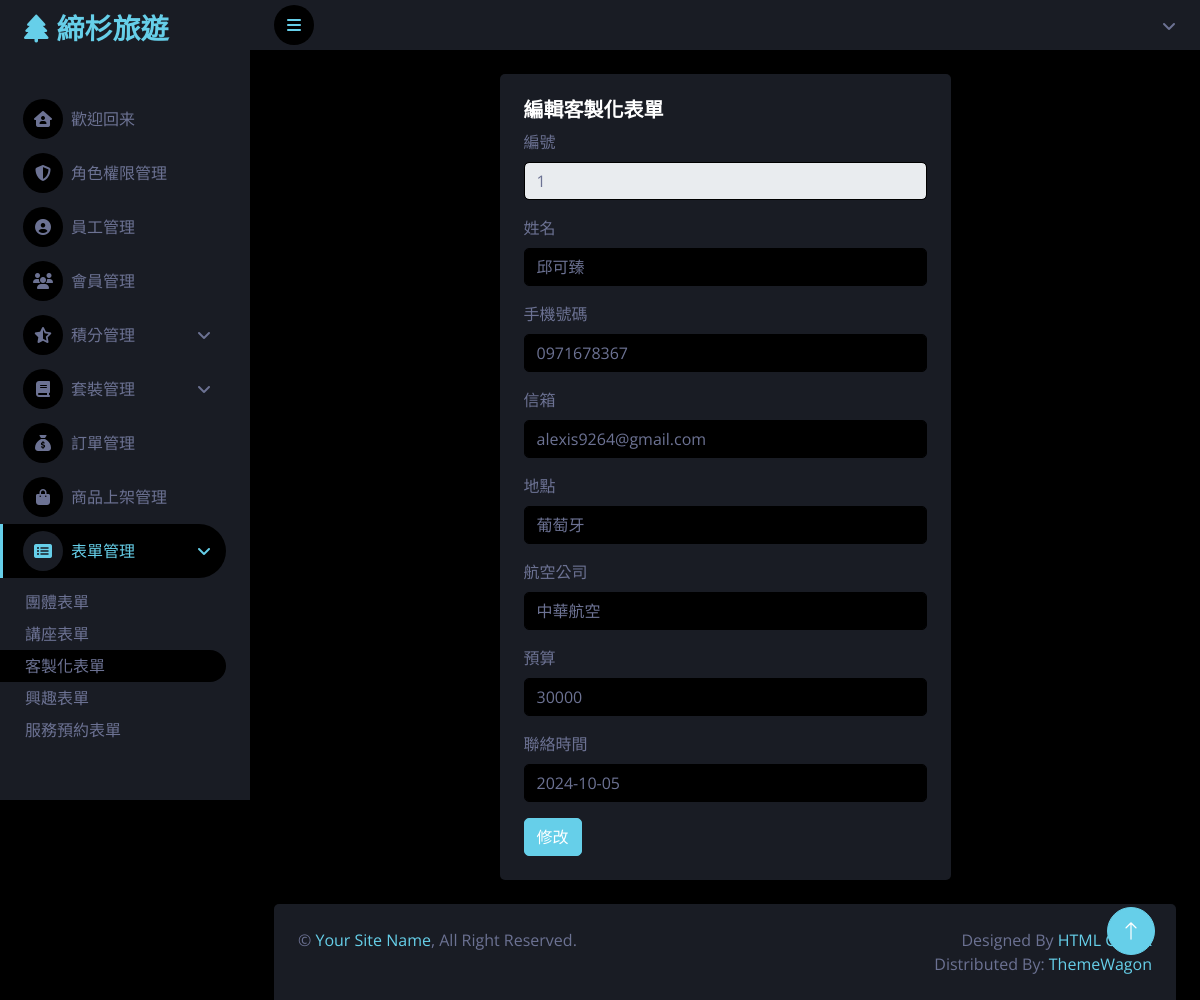
Screenshot of /customization_form/customization_edit.php?sid=1 with the database file from the repository.
### tables this page shows
CREATE TABLE `customization_list` (
  `sid` int(4) NOT NULL COMMENT '起頭編號',
  `name` varchar(4) NOT NULL COMMENT '姓名',
  `mobile` varchar(15) NOT NULL COMMENT '電話',
  `email` varchar(30) NOT NULL COMMENT '信箱',
  `place` varchar(100) NOT NULL COMMENT '地點',
  `transportation` varchar(20) NOT NULL COMMENT '交通方式',
  `budget` int(7) NOT NULL COMMENT '預算',
  `calltime` date NOT NULL COMMENT '聯絡時間'
);

### customization_form/customization_edit.php (the view, shortened to what this page needs)
<?php
require '../parts/form_pdo-connect.php';
$sid = isset($_GET['sid']) ? intval($_GET['sid']) : 0;
$r = $pdo->query("SELECT * FROM customization_list WHERE sid=$sid")->fetch();
?>
<?php include '../parts/html-head.php' ?>
<?php include '../parts/spinner.php' ?>
<?php include '../parts/slidebar.php' ?>
<?php include '../parts/navbar.php' ?>
<div class="container">
    <div class="row justify-content-center">
        <div class="col-6">
            <div class="mt-4">
                <div class="card-body bg-secondary rounded h-100 p-4">
                    <h5 class="card-title">編輯客製化表單</h5>
                    <form name="form1" onsubmit="sendData(event)">
                        <div class="mb-3">
                            <label for="name" class="form-label">編號</label>
                            <input type="text" class="form-control" value="<?= $r['sid'] ?>" disabled>
                        </div>
                        <div class="mb-3">
                            <label for="name" class="form-label">姓名</label>
                            <input type="text" class="form-control" id="name" name="name" value="<?= $r['name'] ?>">
                        </div>
                        <div class="mb-3">
                            <label for="mobile" class="form-label">手機號碼</label>
                            <input type="text" class="form-control" id="mobile" name="mobile" value="<?= $r['mobile'] ?>">
                        </div>
                        <div class="mb-3">
                            <label for="email" class="form-label">信箱</label>
                            <input type="text" class="form-control" id="email" name="email" value="<?= $r['email'] ?>">
                        </div>
                        <div class="mb-3">
                            <label for="place" class="form-label">地點</label>
                            <input type="text" class="form-control" id="place" name="place" value="<?= $r['place'] ?>">
                        </div>
                        <div class="mb-3">
                            <label for="transportation" class="form-label">航空公司</label>
                            <input type="text" class="form-control" id="transportation" name="transportation" value="<?= $r['transportation'] ?>">
                        </div>
                        <div class="mb-3">
                            <label for="budget" class="form-label">預算</label>
                            <input type="text" class="form-control" id="budget" name="budget" value="<?= $r['budget'] ?>">
                        </div>
                        <div class="mb-3">
                            <label for="calltime" class="form-label">聯絡時間</label>
                            <input type="text" class="form-control" id="calltime" name="calltime" value="<?= $r['calltime'] ?>">
                        </div>
                        <button type="submit" class="btn btn-primary">修改</button>
                    </form>
                </div>
            </div>
        </div>
    </div>
</div>
<?php include '../parts/footer.php' ?>
<?php include '../parts/html-foot.php' ?>

### css/style.css (style rules this page uses)
:root { --primary: rgb(102, 207, 233); --secondary: #191C24; --light: #6C7293; --dark: #000000; }
.btn { transition: .5s; }

### rows the page displays
customization_list: sid "1", name "邱可臻", mobile "0971678367", email "alexis9264@gmail.com", place "葡萄牙", transportation "中華航空", budget "30000", calltime "2024-10-05"
